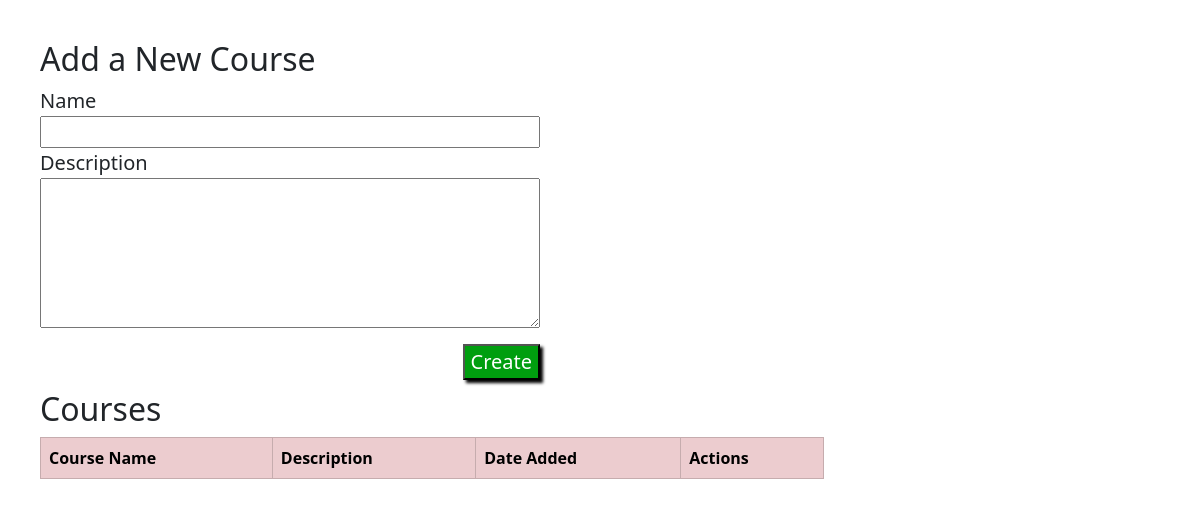
Before: / with the older database file.
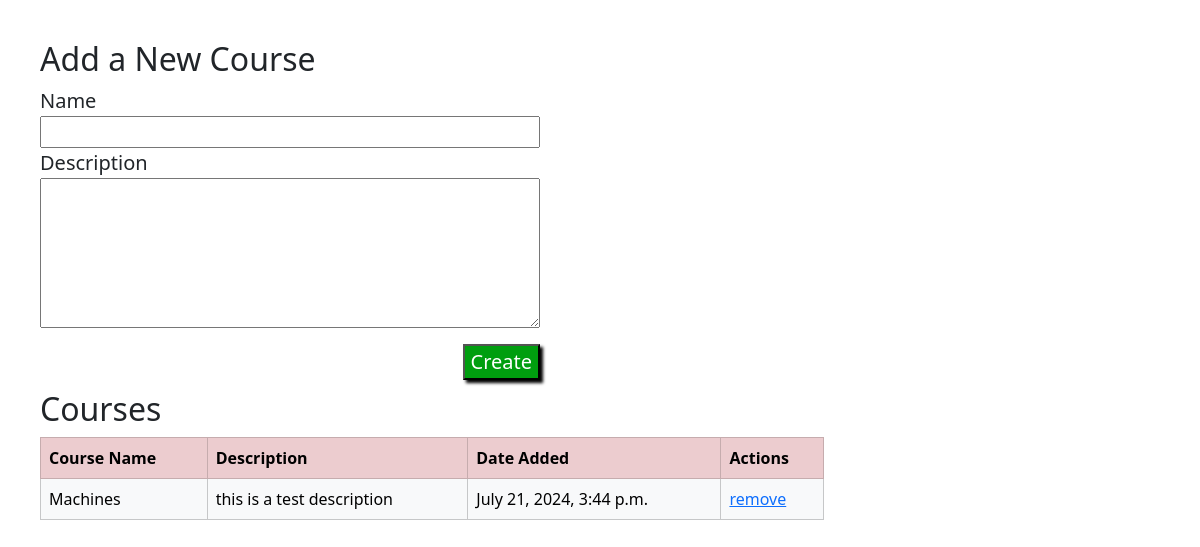
After: the same page with the newer database file.
### courses_app/models.py (models this page shows)
class Course(models.Model):
    name = models.CharField(max_length=45)
    description = models.TextField(blank=True)
    created_at = models.DateTimeField(auto_now_add=True)
    updated_at = models.DateTimeField(auto_now=True)
    objects = CourseManager()

### courses_app/views.py (the view, shortened to what this page needs)
# urls.py: path('', views.index, name='index'),
def index(request):
    context = {
    'courses': Course.objects.all()  # Ensure context is updated
    }
    return render(request, 'index.html', context)

### courses_app/templates/index.html (shortened to what this page needs)
<!DOCTYPE html>
<html lang="en">
<head>
    {% load static %}
    <link rel="stylesheet" href="{% static 'css/style_index.css' %}"">
    <link rel=" stylesheet" href="{% static 'css/bootstrap.min.css' %}">
</head>
<body>
    <div class="main_container">
        <form action="/" method="post">
            <span>
                <h2>Add a New Course</h2>
            </span>
            <div>
                <label for="name" class="full-width-label">
                    <span>Name</span>
                    <br>
                    <input type="text" id="name" name="name">
                </label>
            </div>
            <div>
                <label for="description" class="full-width-label">
                    <span>Description</span>
                    <br>
                    <textarea id="description" name="description" rows="6" cols="60"></textarea>
                </label>
            </div>
            <div class="centering_button">
                <button class="button" type="submit">Create</button>
            </div>
        </form>
        <h2>Courses</h1>
            <div>
                <table class="table table-light table table-hover table-bordered table table-striped tb_width">
                    <tr class="table-danger">
                        <th>Course Name</th>
                        <th>Description</th>
                        <th>Date Added</th>
                        <th>Actions</th>
                    </tr>
                    {% for course in courses %}
                    <tr>
                        <td>{{course.name}}</td>
                        <td>{{course.description}}</td>
                        <td>{{course.created_at}}</td>
                        <td><a href="/courses/destroy/{{course.id}}">remove</a></td>
                    </tr>
                    {% endfor %}
                </table>
            </div>
    </div>
</body>
</html>

### courses_app/static/css/style_index.css (style rules this page uses)
body { padding: 40px 40px 0 40px; }
.main_container { height:fit-content; display:flex; flex-direction: column; width:70% }
input { margin: 7px; padding: 2px; }
label span { font-size: 20px; }
form { width:500px; }
.button { box-shadow: 3px 3px 3px black; font-size: 20px; font-weight: 400; background-color: #009e0f; align-self: end; justify-self: center; color:white; }
.centering_button { margin:10px 0; display: flex; flex-direction: column; justify-content: center; }
.full-width-label { display: block; width: 100%; }
.full-width-label input, .full-width-label textarea { width: 100%; box-sizing: border-box; }

Changed rows visible on the page:
added Course: name "Machines", description "this is a test description", created_at "July 21, 2024, 3:44 p.m."
